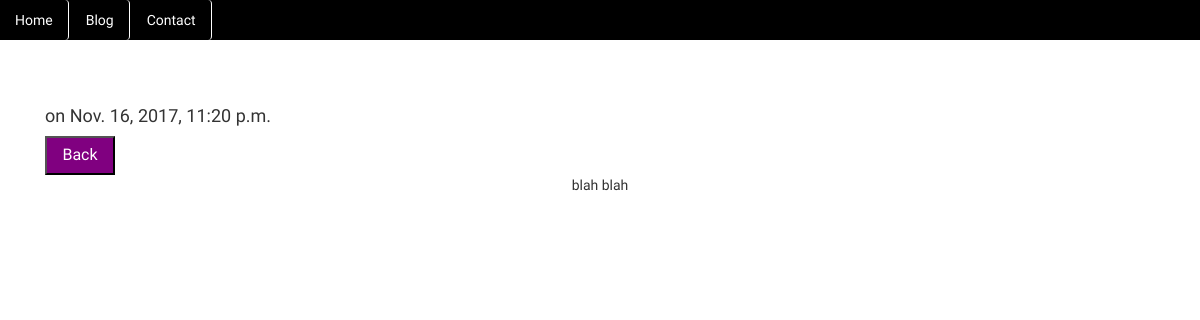
The app's page /blog/4, older data.
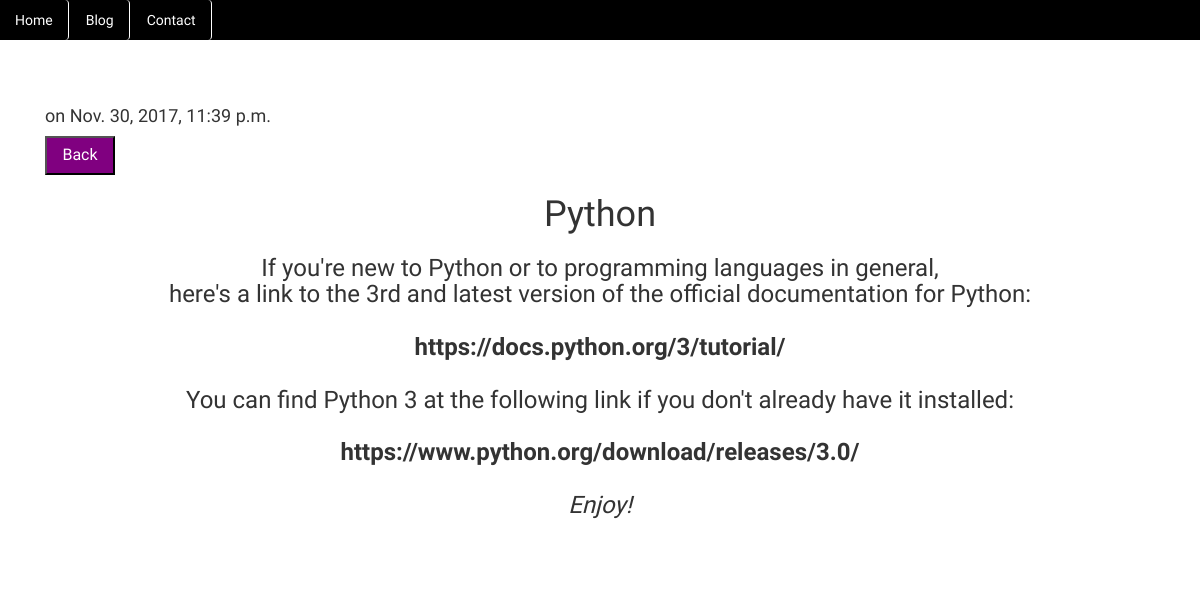
The same page, newer data.
### blog/models.py (models this page shows, shortened)
class Post(models.Model):
    title = models.CharField(max_length = 140)
    body = models.TextField()
    date = models.DateTimeField()

### blog/templates/blog/post.html
{% extends "webapp/mainHeader.html" %}
{% block navbar %}
{% include "webapp/navigation.html" %}
{% endblock navbar %}
{% block body %}
<div class = "container">
<div class="col-md-12 text-left">
<h3><a href="/blog/{{post.id}}">{{ post.title }}</a></h3>
<h4> on {{ post.date }}</h4>
<a href="/blog/"><button id="backButton">Back</button></a>
</div>
<div class="col-md-12 text-center">
	{{ post.body|safe|linebreaks}}
<br><br>
</div>
</div>
{% endblock %}

Row changes from the older to the newer data that the page shows:
changed Post: date "Nov. 16, 2017, 11:20 p.m." → "Nov. 30, 2017, 11:39 p.m."; body "blah blah" → "Python If you're new to Python or to programming languages in general, here's a link to the 3rd and latest version of the official documentation for Python: https://docs.python.org/3/tutorial/ You can find Python 3 at the following link if you don't already have it installed: https://www.python.org/download/releases/3.0/ Enjoy!"
